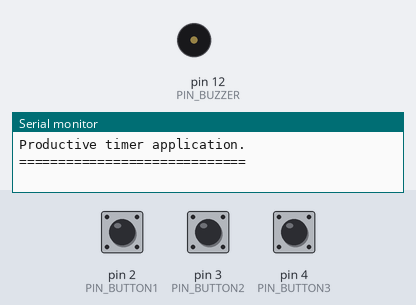
This program was run on a simulated Arduino Uno, built with avr-gcc and run on an emulated ATmega328P. On the bench: buzzer (waves = sounding), the last lines printed to the serial monitor. Inputs (shaded band) come from the test bench; at power-on: pin 2 (PIN_BUTTON1) LOW, pin 3 (PIN_BUTTON2) LOW, pin 4 (PIN_BUTTON3) LOW.

Above: at 1.2 s.
1.3 s: pin 2 (PIN_BUTTON1) pulled HIGH for 0.15 s
At 2.3 s:
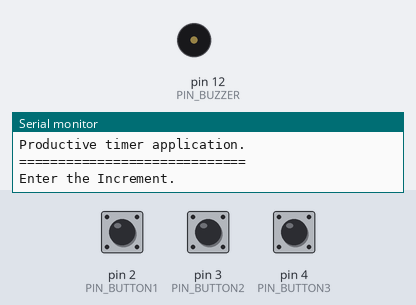
2.9 s: pin 3 (PIN_BUTTON2) pulled HIGH for 0.15 s
At 8.9 s:
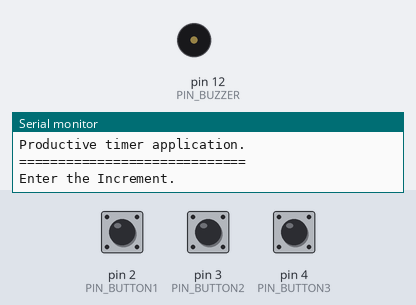
9.0 s: pin 2 (PIN_BUTTON1) pulled HIGH for 1 s
At 9.5 s:
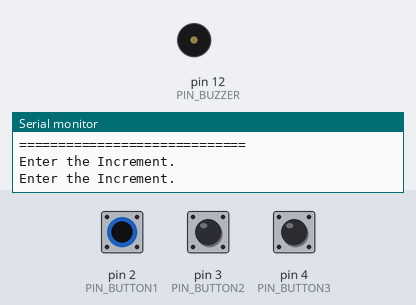
11.5 s: pin 3 (PIN_BUTTON2) pulled HIGH for 1 s
At 13.3 s:
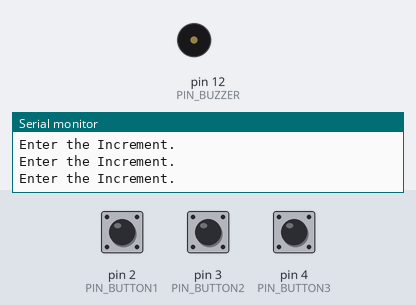
Timing chart, 0 to 16.5 s (numbered marks = the images above; inputs shaded):
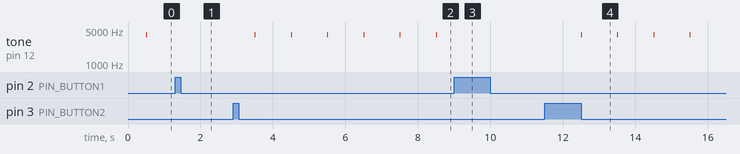

Measured:
- after the input at 1.3 s, tone on pin 12 (PIN_BUZZER): stops changing and stays silent
- after the input at 2.9 s, tone on pin 12 (PIN_BUZZER): alternates 4000 Hz for 0.03 s and silent for 0.98 s, starting after 0.60 s
- after the input at 9.0 s, tone on pin 12 (PIN_BUZZER): stops changing and stays silent
- after the input at 11.5 s, tone on pin 12 (PIN_BUZZER): alternates 4000 Hz for 0.03 s and silent for 0.97 s, starting after 1.0 s

The program:

main.cpp
```cpp
#include "main.hpp"

static void protimer_event_dispatcher(sProtimer_t * const mobj,sEvent_t const * const e);
static uint8_t process_button_pad_value(uint8_t btn_pad_value);
static void display_init(void);
static void protimer_state_table_init(sProtimer_t * const mobj);
static sProtimer_t protimer{0};

void setup() {
  Serial.begin(9600);
  display_init();
  Serial.println("Productive timer application.");
  Serial.println("=============================");
  pinMode(PIN_BUTTON1,INPUT);
  pinMode(PIN_BUTTON2,INPUT);
  pinMode(PIN_BUTTON3,INPUT);
  protimer_state_table_init(&protimer);
  Protimer_Init(&protimer);

}

void loop() {
  static uint32_t current_time = millis();
  static sProTimerTickEvent_t te;
  //Read the button pad status
  uint8_t b1,b2,b3,button_pad_value;
  sProtimerUserEvent_t ue;
  b1 = digitalRead(PIN_BUTTON1);
  b2 = digitalRead(PIN_BUTTON2);
  b3 = digitalRead(PIN_BUTTON3);
  button_pad_value = (b1 << 2) | (b2 << 1) | (b3);

  button_pad_value = process_button_pad_value(button_pad_value);
  // Make an event
  if(button_pad_value)
  {
    if(button_pad_value == BTN_PAD_VALUE_INC_TIME)
    {
      Serial.println("Enter the Increment.");
      ue.super.signal= eProtimerSignal_IncTime;
    }
    else if(button_pad_value == BTN_PAD_VALUE_DEC_TIME)
    {
      ue.super.signal= eProtimerSignal_DecTime;
    }
    else if(button_pad_value == BTN_PAD_VALUE_INC_ABRT)
    {
      ue.super.signal= eProtimerSignal_ABRT;
    }
    else if(button_pad_value == BTN_PAD_VALUE_INC_SP)
    {
      Serial.println("Entere the start pause.");
      ue.super.signal= eProtimerSignal_StartPause;
    }
    // Send it to event dispatcher
    protimer_event_dispatcher(&protimer,&ue.super);
  }

  //4. Dispatch the timetick event for every 100ms
  if(millis() - current_time >= 100)
  {
    current_time = millis();
    te.super.signal = eProtimerSignal_TickTime;
    if(++te.ss > 10)
    {
      te.ss = 1;
    }
    protimer_event_dispatcher(&protimer,&te.super);
  }
}

static void protimer_event_dispatcher(sProtimer_t * const mobj,sEvent_t const * const e)
{
  eEvent_Status status;
  eProtimerState_t source, target;
  e_handler_t ehandler;
  source = mobj->active_state;

  ehandler = (e_handler_t)mobj->state_table[mobj->active_state * eProtimerState_Last + e->signal];
  if(ehandler)
  {
    status = (*ehandler)(mobj,e);
  }
  if(status == eEvent_Transition)
  {
    target = mobj->active_state;
    sEvent_t ev;
    //1. Run the exit action for the source state
    ev.signal = eProtimerSignal_Exit;
    ehandler = (e_handler_t)mobj->state_table[source* eProtimerState_Last + eProtimerSignal_Exit];
    if(ehandler)
    {
      (*ehandler)(mobj,&ev);
    }
    //2. Run the Entry action for the target state
    ev.signal = eProtimerSignal_Entry;
    ehandler = (e_handler_t)mobj->state_table[target* eProtimerState_Last + eProtimerSignal_Entry];
    if(ehandler)
    {
      (*ehandler)(mobj,&ev);
    }
  }
}

static void protimer_state_table_init(sProtimer_t * const mobj) {
  static e_handler_t protimer_state_table[eProtimerState_Last][eProtimerSignal_Last] =
  {
    [eProtimerState_Idle] = {&IDLE_INC_TIME, NULL, &IDLE_TICK_TIME, &IDLE_START_PAUSE, NULL, &IDLE_ENTRY, &IDLE_EXIT},
    [eProtimerState_Time_Set] = {&TIME_SET_INC_TIME, &TIME_SET_DEC_TIME, NULL, &TIME_SET_START_PAUSE, &TIME_SET_ABRT, &TIME_SET_ENTRY, &TIME_SET_EXIT},
    [eProtimerState_Countdown] = {NULL, NULL, &COUNTDOWN_TICK_TIME, &COUNTDOWN_START_PAUSE, &COUNTDOWN_ABRT, NULL, &COUNTDOWN_EXIT},
    [eProtimerState_Pause] = {&PAUSE_INC_TIME, &PAUSE_DEC_TIME, NULL, &PAUSE_START_PAUSE, &PAUSE_ABRT, &PAUSE_ENTRY, &PAUSE_EXIT},
    [eProtimerState_Stat] = {NULL, NULL, &STAT_TICK_TIME, NULL, NULL, &STAT_ENTRY, &STAT_EXIT},
  };

  mobj->state_table = (uintptr_t * )&protimer_state_table[0][0];
}

static uint8_t process_button_pad_value(uint8_t btn_pad_value) {
  static const uint16_t DEBOUNCE_TIME_MS = 50;
  static const uint16_t HOLD_THRESHOLD_MS   = 800;
  static const uint16_t REPEAT_INTERVAL_MS  = 200;

  static struct {
      uint8_t state;
      uint32_t debounce_time;
      uint32_t hold_start_time;
      uint32_t last_repeat_time;
      uint8_t last_button;
      bool is_held;
  } btn_ctx = { eButtonState_NotPressed, 0, 0, 0, 0, false };

  uint32_t current_time = millis();

  // State: Not Pressed
  if (btn_ctx.state == eButtonState_NotPressed) {
      if (btn_pad_value > 0) {
          btn_ctx.state = eButtonState_Bounce;
          btn_ctx.debounce_time = current_time;
      }
      return 0;
  }

  // State: Bounce
  if (btn_ctx.state == eButtonState_Bounce) {
      if (current_time - btn_ctx.debounce_time < DEBOUNCE_TIME_MS)
          return 0;  // Still bouncing

      // Bounce period finished; check if button is still pressed
      if (btn_pad_value > 0) {
          btn_ctx.state = eButtonState_Pressed;
          btn_ctx.hold_start_time = current_time;
          btn_ctx.last_button = btn_pad_value;
          return btn_pad_value;
      } else {
          btn_ctx.state = eButtonState_NotPressed;
          return 0;
      }
  }

  // State: Pressed
  if (btn_ctx.state == eButtonState_Pressed) {
      // Check for button release
      if (btn_pad_value <= 0) {
          btn_ctx.state = eButtonState_Bounce;
          btn_ctx.debounce_time = current_time;
          btn_ctx.is_held = false;
          return 0;
      }

      // Ensure we process events only for the same button
      if (btn_pad_value != btn_ctx.last_button)
          return 0;

      // Process hold event or repeated events
      if (btn_ctx.is_held == false) {
          // First hold event: trigger after threshold
          if (current_time - btn_ctx.hold_start_time >= HOLD_THRESHOLD_MS) {
              btn_ctx.is_held = true;
              btn_ctx.last_repeat_time = current_time;
              return btn_pad_value;
          }
          return 0;
      }
      if (current_time - btn_ctx.last_repeat_time >= REPEAT_INTERVAL_MS) {
          btn_ctx.last_repeat_time = current_time;
          return btn_pad_value;
      }
      return 0;
  }

  return 0;
}


static void display_init(void)
{
  lcd_init();
  lcd_clear();
  lcd_move_cursor_L_to_R();
  lcd_set_cursor(0,0);
  lcd_no_auto_scroll();
  lcd_cursor_off();
}
```

main.hpp
```cpp
#pragma once
#include <Arduino.h>
#include "lcd.hpp"

#define PIN_BUTTON1    2
#define PIN_BUTTON2    3
#define PIN_BUTTON3    4
#define PIN_BUZZER     12

#define LCD_RS        5
#define LCD_RW        6
#define LCD_EN        7
#define LCD_4         8
#define LCD_5         9
#define LCD_6         10
#define LCD_7         11

#define BTN_PAD_VALUE_INC_TIME  4
#define BTN_PAD_VALUE_DEC_TIME  2
#define BTN_PAD_VALUE_INC_ABRT  6
#define BTN_PAD_VALUE_INC_SP    1

typedef enum
{
    eButtonState_NotPressed,
    eButtonState_Bounce,
    eButtonState_Pressed
}eButtonState_t;

typedef enum
{
    eProtimerSignal_First = 0,
    eProtimerSignal_IncTime = eProtimerSignal_First,
    eProtimerSignal_DecTime,
    eProtimerSignal_TickTime,
    eProtimerSignal_StartPause,
    eProtimerSignal_ABRT,
/* Internal Activity Signals */
    eProtimerSignal_Entry,
    eProtimerSignal_Exit,
    eProtimerSignal_Last
}eProtimerSignal_t;

typedef enum
{
    eProtimerState_First = 0,
    eProtimerState_Idle = eProtimerState_First,
    eProtimerState_Time_Set,
    eProtimerState_Countdown,
    eProtimerState_Pause,
    eProtimerState_Stat,
    eProtimerState_Last
}eProtimerState_t;

typedef struct
{
    uint32_t current_time;
    uint32_t elapsed_time;
    uint32_t proactive_time;
    eProtimerState_t active_state;
    uintptr_t *state_table;
}sProtimer_t;

typedef struct
{
    uint8_t signal;
}sEvent_t;

typedef struct
{
    sEvent_t super;
}sProtimerUserEvent_t;

typedef struct
{
    sEvent_t super;
    uint8_t ss;
}sProTimerTickEvent_t;

typedef enum
{
    eEvent_Handled,
    eEvent_Ignored,
    eEvent_Transition
}eEvent_Status;

typedef eEvent_Status(*e_handler_t)(sProtimer_t * const mobj,sEvent_t const * const e);

void Protimer_Init(sProtimer_t *mobj);
eEvent_Status Protimer_StateMachine(sProtimer_t * const mobj,sEvent_t const * const e);

// Idle State Function Prototypes
eEvent_Status IDLE_ENTRY(sProtimer_t * const mobj, sEvent_t const * const e);
eEvent_Status IDLE_EXIT(sProtimer_t * const mobj, sEvent_t const * const e);
eEvent_Status IDLE_INC_TIME(sProtimer_t * const mobj, sEvent_t const * const e);
eEvent_Status IDLE_START_PAUSE(sProtimer_t * const mobj, sEvent_t const * const e);
eEvent_Status IDLE_TICK_TIME(sProtimer_t * const mobj, sEvent_t const * const e);

// Time_Set State Function Prototypes
eEvent_Status TIME_SET_ENTRY(sProtimer_t * const mobj, sEvent_t const * const e);
eEvent_Status TIME_SET_EXIT(sProtimer_t * const mobj, sEvent_t const * const e);
eEvent_Status TIME_SET_INC_TIME(sProtimer_t * const mobj, sEvent_t const * const e);
eEvent_Status TIME_SET_DEC_TIME(sProtimer_t * const mobj, sEvent_t const * const e);
eEvent_Status TIME_SET_START_PAUSE(sProtimer_t * const mobj, sEvent_t const * const e);
eEvent_Status TIME_SET_TICK_TIME(sProtimer_t * const mobj, sEvent_t const * const e);
eEvent_Status TIME_SET_ABRT(sProtimer_t * const mobj, sEvent_t const * const e);

// Pause State Function Prototypes
eEvent_Status PAUSE_ENTRY(sProtimer_t * const mobj, sEvent_t const * const e);
eEvent_Status PAUSE_EXIT(sProtimer_t * const mobj, sEvent_t const * const e);
eEvent_Status PAUSE_INC_TIME(sProtimer_t * const mobj, sEvent_t const * const e);
eEvent_Status PAUSE_DEC_TIME(sProtimer_t * const mobj, sEvent_t const * const e);
eEvent_Status PAUSE_START_PAUSE(sProtimer_t * const mobj, sEvent_t const * const e);
eEvent_Status PAUSE_TICK_TIME(sProtimer_t * const mobj, sEvent_t const * const e);
eEvent_Status PAUSE_ABRT(sProtimer_t * const mobj, sEvent_t const * const e);

// Countdown State Function Prototypes
eEvent_Status COUNTDOWN_ENTRY(sProtimer_t * const mobj, sEvent_t const * const e);
eEvent_Status COUNTDOWN_EXIT(sProtimer_t * const mobj, sEvent_t const * const e);
eEvent_Status COUNTDOWN_INC_TIME(sProtimer_t * const mobj, sEvent_t const * const e);
eEvent_Status COUNTDOWN_DEC_TIME(sProtimer_t * const mobj, sEvent_t const * const e);
eEvent_Status COUNTDOWN_START_PAUSE(sProtimer_t * const mobj, sEvent_t const * const e);
eEvent_Status COUNTDOWN_TICK_TIME(sProtimer_t * const mobj, sEvent_t const * const e);
eEvent_Status COUNTDOWN_ABRT(sProtimer_t * const mobj, sEvent_t const * const e);

// Stat State Function Prototypes
eEvent_Status STAT_ENTRY(sProtimer_t * const mobj, sEvent_t const * const e);
eEvent_Status STAT_EXIT(sProtimer_t * const mobj, sEvent_t const * const e);
eEvent_Status STAT_INC_TIME(sProtimer_t * const mobj, sEvent_t const * const e);
eEvent_Status STAT_DEC_TIME(sProtimer_t * const mobj, sEvent_t const * const e);
eEvent_Status STAT_START_PAUSE(sProtimer_t * const mobj, sEvent_t const * const e);
eEvent_Status STAT_TICK_TIME(sProtimer_t * const mobj, sEvent_t const * const e);
eEvent_Status STAT_ABRT(sProtimer_t * const mobj, sEvent_t const * const e);
```

protimer_state_machine_.cpp
```cpp
#include "main.hpp"

static void display_time(uint32_t time);
static void display_message(String s,uint8_t c , uint8_t r);
static void display_clear(void);
static void do_beep(void);


void Protimer_Init(sProtimer_t * const mobj)
{
    e_handler_t ehandler;
    sEvent_t ee;
    ee.signal = eProtimerSignal_Entry;
    mobj->active_state = eProtimerState_Idle;
    mobj->proactive_time = 0;
    ehandler = (e_handler_t)mobj->state_table[eProtimerState_Idle * eProtimerState_Last + eProtimerSignal_Entry];
    (*ehandler)(mobj,&ee);
}

// Idle State Functions
eEvent_Status IDLE_ENTRY(sProtimer_t * const mobj, sEvent_t const * const e) {
    mobj->current_time = 0;
    mobj->elapsed_time = 0;
    display_time(0);
    display_message("SET",0,0);
    display_message("TIME",0,1);
    return eEvent_Handled;
}

eEvent_Status IDLE_EXIT(sProtimer_t * const mobj, sEvent_t const * const e) {
    display_clear();
    return eEvent_Handled;
}

eEvent_Status IDLE_INC_TIME(sProtimer_t * const mobj, sEvent_t const * const e) {
    mobj->current_time += 60;
    mobj->active_state = eProtimerState_Time_Set;
    return eEvent_Transition;
}

eEvent_Status IDLE_START_PAUSE(sProtimer_t * const mobj, sEvent_t const * const e) {
    mobj->active_state = eProtimerState_Stat;
    return eEvent_Transition;
}

eEvent_Status IDLE_TICK_TIME(sProtimer_t * const mobj, sEvent_t const * const e) {
    if(((sProTimerTickEvent_t *)(e))->ss == 5) {
        do_beep();
        return eEvent_Handled;
    }
    return eEvent_Ignored;
}

// Time_Set State Functions
eEvent_Status TIME_SET_ENTRY(sProtimer_t * const mobj, sEvent_t const * const e) {
    display_time(mobj->current_time);
    return eEvent_Handled;
}

eEvent_Status TIME_SET_EXIT(sProtimer_t * const mobj, sEvent_t const * const e) {
    display_clear();
    return eEvent_Handled;
}

eEvent_Status TIME_SET_INC_TIME(sProtimer_t * const mobj, sEvent_t const * const e) {
    mobj->current_time += 60;
    display_time(mobj->current_time);
    return eEvent_Handled;
}

eEvent_Status TIME_SET_DEC_TIME(sProtimer_t * const mobj, sEvent_t const * const e) {
    if(mobj->current_time >= 60) {
        mobj->current_time -= 60;
        display_time(mobj->current_time);
        return eEvent_Handled;
    }
    return eEvent_Ignored;
}

eEvent_Status TIME_SET_START_PAUSE(sProtimer_t * const mobj, sEvent_t const * const e) {
    if(mobj->current_time >= 60) {
        mobj->active_state = eProtimerState_Countdown;
        return eEvent_Transition;
    }
    return eEvent_Ignored;
}

eEvent_Status TIME_SET_TICK_TIME(sProtimer_t * const mobj, sEvent_t const * const e) {
    return eEvent_Ignored;
}

eEvent_Status TIME_SET_ABRT(sProtimer_t * const mobj, sEvent_t const * const e) {
    mobj->active_state = eProtimerState_Idle;
    return eEvent_Transition;
}

// Pause State Functions
eEvent_Status PAUSE_ENTRY(sProtimer_t * const mobj, sEvent_t const * const e) {
    display_message("Paused",5,1);
    return eEvent_Handled;
}

eEvent_Status PAUSE_EXIT(sProtimer_t * const mobj, sEvent_t const * const e) {
    display_clear();
    return eEvent_Handled;
}

eEvent_Status PAUSE_INC_TIME(sProtimer_t * const mobj, sEvent_t const * const e) {
    mobj->current_time += 60;
    mobj->active_state = eProtimerState_Time_Set;
    return eEvent_Transition;
}

eEvent_Status PAUSE_DEC_TIME(sProtimer_t * const mobj, sEvent_t const * const e) {
    if(mobj->current_time >= 60) {
        mobj->current_time -= 60;
        mobj->active_state = eProtimerState_Time_Set;
        return eEvent_Transition;
    }
    return eEvent_Ignored;
}

eEvent_Status PAUSE_START_PAUSE(sProtimer_t * const mobj, sEvent_t const * const e) {
    mobj->active_state = eProtimerState_Countdown;
    return eEvent_Transition;
}

eEvent_Status PAUSE_TICK_TIME(sProtimer_t * const mobj, sEvent_t const * const e) {
    return eEvent_Ignored;
}

eEvent_Status PAUSE_ABRT(sProtimer_t * const mobj, sEvent_t const * const e) {
    mobj->active_state = eProtimerState_Idle;
    return eEvent_Transition;
}

// Countdown State Functions
eEvent_Status COUNTDOWN_ENTRY(sProtimer_t * const mobj, sEvent_t const * const e) {
    return eEvent_Ignored;
}

eEvent_Status COUNTDOWN_EXIT(sProtimer_t * const mobj, sEvent_t const * const e) {
    mobj->proactive_time += mobj->elapsed_time;
    mobj->elapsed_time = 0;
    return eEvent_Handled;
}

eEvent_Status COUNTDOWN_INC_TIME(sProtimer_t * const mobj, sEvent_t const * const e) {
    return eEvent_Ignored;
}

eEvent_Status COUNTDOWN_DEC_TIME(sProtimer_t * const mobj, sEvent_t const * const e) {
    return eEvent_Ignored;
}

eEvent_Status COUNTDOWN_START_PAUSE(sProtimer_t * const mobj, sEvent_t const * const e) {
    mobj->active_state = eProtimerState_Pause;
    return eEvent_Transition;
}

eEvent_Status COUNTDOWN_TICK_TIME(sProtimer_t * const mobj, sEvent_t const * const e) {
    if(((sProTimerTickEvent_t *)(e))->ss == 10) {
        --mobj->current_time;
        ++mobj->elapsed_time;
        display_time(mobj->current_time);
        if(mobj->current_time <= 0) {
            mobj->active_state = eProtimerState_Idle;
            return eEvent_Transition;
        }
        else {
            return eEvent_Handled;
        }
    }
    return eEvent_Ignored;
}

eEvent_Status COUNTDOWN_ABRT(sProtimer_t * const mobj, sEvent_t const * const e) {
    mobj->active_state = eProtimerState_Idle;
    return eEvent_Transition;
}

// Stat State Functions
eEvent_Status STAT_ENTRY(sProtimer_t * const mobj, sEvent_t const * const e) {
    display_time(mobj->proactive_time);
    display_message("Productive Time",1,1);
    return eEvent_Handled;
}

eEvent_Status STAT_EXIT(sProtimer_t * const mobj, sEvent_t const * const e) {
    display_clear();
    return eEvent_Handled;
}

eEvent_Status STAT_INC_TIME(sProtimer_t * const mobj, sEvent_t const * const e) {
    return eEvent_Ignored;
}

eEvent_Status STAT_DEC_TIME(sProtimer_t * const mobj, sEvent_t const * const e) {
    return eEvent_Ignored;
}

eEvent_Status STAT_START_PAUSE(sProtimer_t * const mobj, sEvent_t const * const e) {
    return eEvent_Ignored;
}

eEvent_Status STAT_TICK_TIME(sProtimer_t * const mobj, sEvent_t const * const e) {
    static uint8_t tick_count = 0;
    if(++tick_count == 40) {
        tick_count = 0;
        mobj->active_state = eProtimerState_Idle;
        return eEvent_Transition;
    }
    return eEvent_Ignored;
}

eEvent_Status STAT_ABRT(sProtimer_t * const mobj, sEvent_t const * const e) {
    return eEvent_Ignored;
}

/* HELPER FUNCTIONS */
static void display_time(uint32_t time) {
    String time_msg;

    uint16_t m = time / 60;
    uint8_t s = time % 60;

    time_msg = String(m);
    time_msg.concat(':');
    if (s < 10) {
        time_msg.concat('0');
    }
    time_msg.concat(String(s));

    lcd_set_cursor(5, 0);
    lcd_print_string(time_msg);
}

static void display_message(String s,uint8_t c , uint8_t r)
{
    lcd_set_cursor(c,r);
    lcd_print_string(s);
  }

  static void display_clear(void){
    lcd_clear();
  }

  static void do_beep(void){
    tone(PIN_BUZZER, 4000, 25);
  }
```

Source omitted: lcd.hpp (598 bytes)
